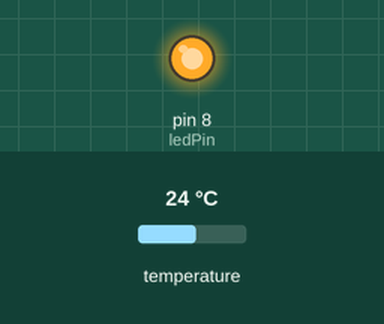
Simulated run of this program. Board: Arduino Uno, built with avr-gcc and run on an emulated ATmega328P. Shown: output pins drawn as LEDs (lit = HIGH). Inputs (shaded band) come from the test bench; at power-on: temperature 24 °C. Pins used as bus, display or sensor lines are not drawn.

Above: at 0.02 s.
At 30.9 s:
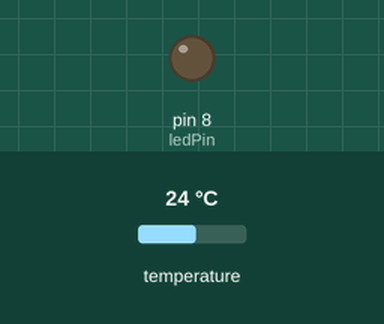
Timing chart, 0 to 80.2 s (numbered marks = the images above):
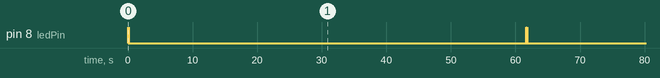

Measured:
- by itself, pin 8 (ledPin): repeats every 61.7 s: LOW 0.05 s, HIGH 0.05 s, LOW 61.6 s, HIGH 0.05 s
- by itself, everything shown: repeats every 61.7 s, in 4 steps

The program:

main.cpp
```cpp
#include <OneWire.h> // http://www.pjrc.com/teensy/arduino_libraries/OneWire.zip
#include <DallasTemperature.h> // http://download.milesburton.com/Arduino/MaximTemperature/DallasTemperature_LATEST.zip
#include "lib/NewRemoteTransmitter.h"

#define txPin 10     // RF TRANSMITTER PIN
const int ledPin = 8; // LED PIN
#define ONE_WIRE_BUS 9 // DS18B20 PIN

OneWire oneWire(ONE_WIRE_BUS); // Setup a oneWire instance
DallasTemperature sensors(&oneWire); // Pass our oneWire reference to Dallas Temperature

void setup() {
    // Define outputs
    pinMode(ledPin, OUTPUT);
    pinMode(txPin, OUTPUT);
}

void loop() {
  Blink(ledPin,2);
  NewRemoteTransmitter transmitter(8934000, txPin, 242,3);

  float temperature;

  sensors.begin(); //start up temp sensor
  sensors.requestTemperatures(); // Get the temperature
  temperature = sensors.getTempCByIndex(0); // Get temperature in Celcius

  int NewTemp = temperature * 10;
  transmitter.sendSensor(3,NewTemp);

  delay(60000);
}

void Blink(int led, int times){
  for (int i=0; i< times; i++){
    digitalWrite(ledPin,HIGH);
    delay (50);
    digitalWrite(ledPin,LOW);
    delay (50);
  }
}
```
